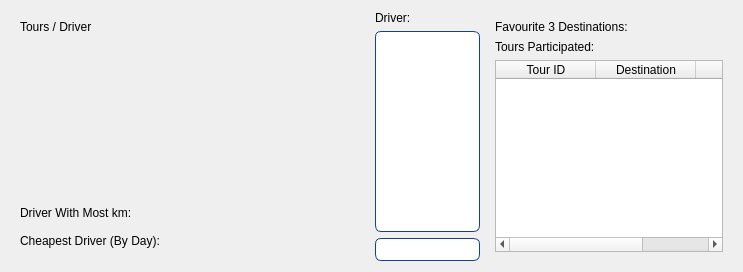
          <widget class="QWidget" name="driversStatsTab">
           <attribute name="title">
            <string>Drivers</string>
           </attribute>
           <layout class="QHBoxLayout" name="horizontalLayout_7">
            <item>
             <layout class="QHBoxLayout" name="horizontalLayout_6" stretch="5,5">
              <item>
               <widget class="QWidget" name="widget_10" native="true">
                <layout class="QVBoxLayout" name="verticalLayout_6" stretch="0,9,1">
                 <item>
                  <widget class="QLabel" name="label_15">
                   <property name="text">
                    <string>Tours / Driver</string>
                   </property>
                  </widget>
                 </item>
                 <item>
                  <layout class="QHBoxLayout" name="driversBar"/>
                 </item>
                 <item>
                  <layout class="QFormLayout" name="formLayout_3">
                   <item row="0" column="0">
                    <widget class="QLabel" name="label_16">
                     <property name="text">
                      <string>Driver With Most km:</string>
                     </property>
                    </widget>
                   </item>
                   <item row="1" column="0">
                    <widget class="QLabel" name="label_17">
                     <property name="text">
                      <string>Cheapest Driver (By Day):</string>
                     </property>
                    </widget>
                   </item>
                   <item row="0" column="1">
                    <widget class="QLabel" name="driverWithMostKmLbl">
                     <property name="styleSheet">
                      <string notr="true">QLabel {
    color: #12418d;
    font-size: 12px;
    font-weight: bold;
    padding: 4px;
    border-radius: 4px;
}</string>
                     </property>
                     <property name="text">
                      <string/>
                     </property>
                    </widget>
                   </item>
                   <item row="1" column="1">
                    <widget class="QLabel" name="leastExpensiveDriverLbl">
                     <property name="styleSheet">
                      <string notr="true">QLabel {
    color: #12418d;
    font-size: 12px;
    font-weight: bold;
    padding: 4px;
    border-radius: 4px;
}</string>
                     </property>
                     <property name="text">
                      <string/>
                     </property>
                    </widget>
                   </item>
                  </layout>
                 </item>
                </layout>
               </widget>
              </item>
              <item>
               <widget class="QWidget" name="widget_12" native="true">
                <layout class="QHBoxLayout" name="horizontalLayout_8" stretch="3,7">
                 <property name="leftMargin">
                  <number>0</number>
                 </property>
                 <property name="topMargin">
                  <number>0</number>
                 </property>
                 <property name="rightMargin">
                  <number>0</number>
                 </property>
                 <property name="bottomMargin">
                  <number>0</number>
                 </property>
                 <item>
                  <layout class="QVBoxLayout" name="verticalLayout_8">
                   <property name="leftMargin">
                    <number>0</number>
                   </property>
                   <item>
                    <widget class="QLabel" name="label_19">
                     <property name="text">
                      <string>Driver:</string>
                     </property>
                    </widget>
                   </item>
                   <item>
                    <widget class="QListWidget" name="driverStatsListWidget">
                     <property name="styleSheet">
                      <string notr="true">QListWidget {
        font-size: 16px;
        color: rgb(18, 65, 141);
        background-color: white;
        border: 1px solid rgb(18, 65, 141);
        border-radius: 6px;
    }
    QListWidget::item {
        padding: 6px;
    }
    QListWidget::item:selected {
        background-color: rgb(18, 65, 141);
        color: white;
        border-radius: 4px;
    }</string>
                     </property>
                    </widget>
                   </item>
                   <item>
                    <widget class="QLineEdit" name="driverslineEdit">
                     <property name="styleSheet">
                      <string notr="true">QLineEdit {
        font-size: 16px;
        color: rgb(18, 65, 141);
        background-color: white;
        border: 1px solid rgb(18, 65, 141);
        border-radius: 6px;
    }</string>
                     </property>
                    </widget>
                   </item>
                  </layout>
                 </item>
                 <item>
                  <widget class="QWidget" name="widget_13" native="true">
                   <layout class="QVBoxLayout" name="verticalLayout_7" stretch="0,5,0,5">
                    <item>
                     <widget class="QLabel" name="label_18">
                      <property name="text">
                       <string>Favourite 3 Destinations:</string>
                      </property>
                     </widget>
                    </item>
                    <item>
                     <layout class="QVBoxLayout" name="driversFavPie"/>
                    </item>
                    <item>
                     <widget class="QLabel" name="label_10">
                      <property name="text">
                       <string>Tours Participated:</string>
                      </property>
                     </widget>
                    </item>
                    <item>
                     <widget class="QTableWidget" name="driverTourStatList">
                      <column>
                       <property name="text">
                        <string>Tour ID</string>
                       </property>
                      </column>
                      <column>
                       <property name="text">
                        <string>Destination</string>
                       </property>
                      </column>
                      <column>
                       <property name="text">
                        <string>Cost</string>
                       </property>
                      </column>
                     </widget>
                    </item>
                   </layout>
                  </widget>
                 </item>
                </layout>
               </widget>
              </item>
             </layout>
            </item>
           </layout>
          </widget>
